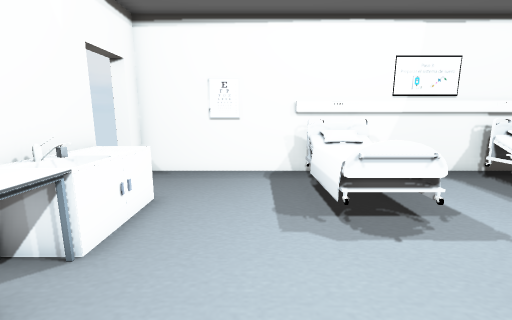
View 1 (above)

13 first-person views from a walk through a scene from a Unity 3-D project. The camera is 1.2 m above the floor, tilts 10° down and sees 90° across. The floor is counted in squares, 0.5 m on a side. Each view is taken from the middle of a square. On the plan, view 1 faces up. The plan holds only what a view shows up to about 17 squares ahead; the rest is blank. The player character is not drawn. Some animated figures are left out. Door leaves are left out, so doorways stand open. Some surface patterns are stand-ins.

View 2
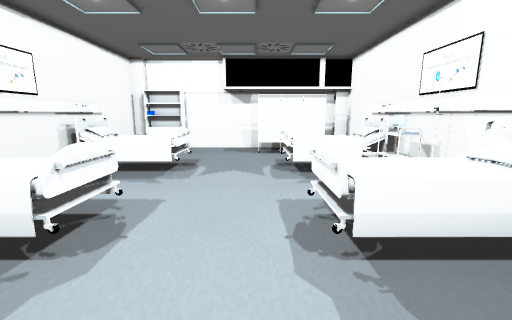

View 3
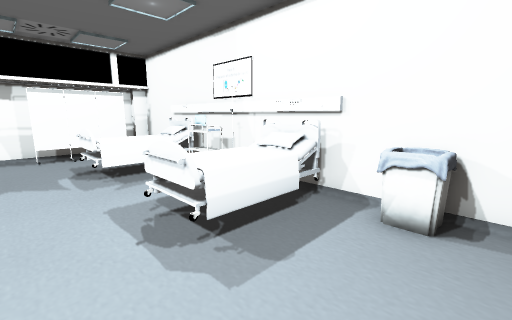

View 4
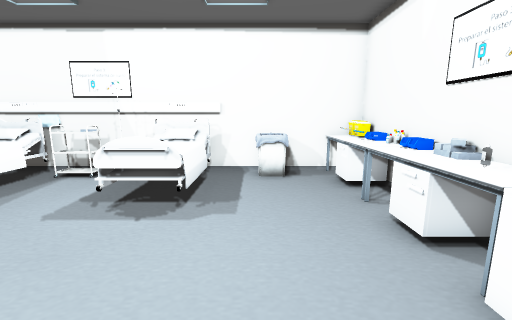

View 5
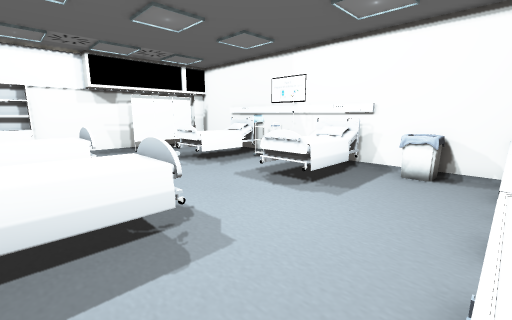

View 6
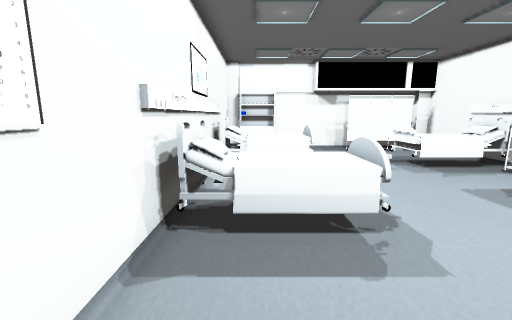

View 7
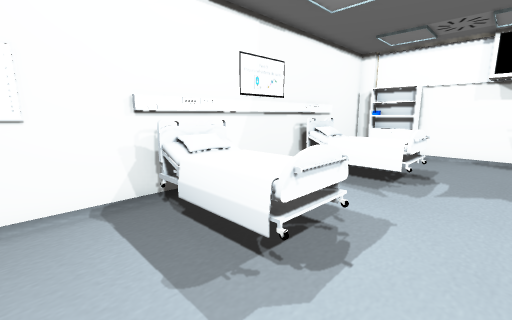

View 8
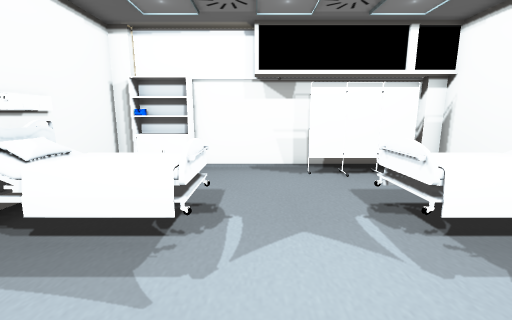

View 9
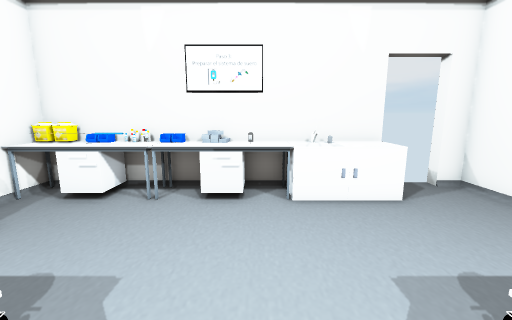

View 10
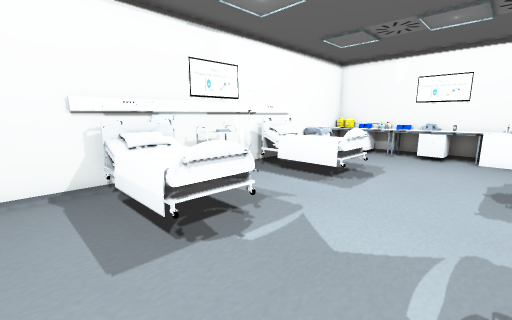

View 11
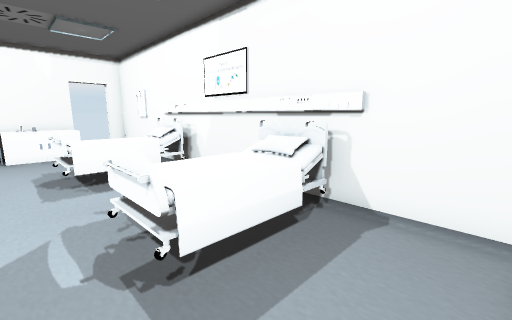

View 12
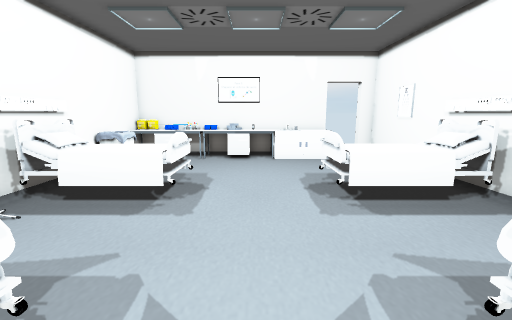

View 13
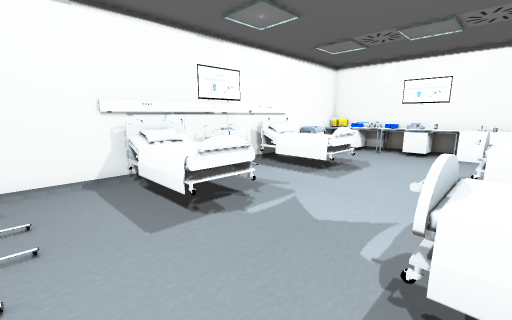

### Floor plan
Points are (right, up) in squares from view 1. A wall is a line through its corners. A room is listed if a view was taken in it or the views show most of it. See-through windows are left out.
Room 1 (views 1, 2, 3, 4, 5, 6, 7, 8, 9, 10, 11, 12, 13)
walls: (4, 9.8) (1.8, 9.8); (11.2, 9.8) (9.8, 9.8); (-1.4, 10) (-4.5, 10) (-4.5, 9.2); (-4.5, 7.3) (-4.5, -4) (15.1, -4) (15.1, -3.2); (14.3, -2.4) (14.3, 1.9); (15.4, 5.9) (15.4, 9.2); (15.5, 6.7) (14.7, 6.7) (14.7, 9.1); (15.1, 9.2) (15.1, 10) (-0.6, 10); (15.4, -3.2) (15.4, -2.8)
low walls: (-0.1, -2.6) (-0.1, -3.8); (-0.2, -2.8) (0.1, -3.5); (-1, -2.5) (-0.1, -2.8); (-3, 4.7) (-3, 6.7); (-0.8, -2.8) (-0.1, -2.8); (-0.9, -2.8) (-0.2, -2.7); (-0.9, -2.8) (-0.4, -2.6); (-1.1, -2.6) (-0.1, -2.8); (-3.4, 4.8) (-4.2, 4.8); (-1.4, -3.1) (-1.1, -2.7) (-0.9, -2.8) (0, -2.6) (-0.1, -3.3) (0, -3.7); (-1.2, -3.4) (-1.2, -2.7); (-1.3, -3.4) (-1.1, -2.7); (-3.1, 6.9) (-3.2, 5.5) (-4, 5.5) (-4, 4.4); (-3, 7.2) (-3, 4.4); (-1, -3.8) (-0.1, -3.8); (-1, -3.8) (-0.2, -3.8); (-1.2, -3.7) (-1, -2.7); (-3.4, 7) (-3.4, 5.5); (-4.5, 0.4) (-4, 0.4) (-4, 0); (-4, 7) (-4, 5.7); (-4.5, 0) (-4, 0)
ways out: open door at (-4.4, 8.2)
objects: other object (-4, -3) to (-3, 0); other object (-4, 1) to (-3, 4); other object (-4, 3); bed (2, -3) to (4, 1); bed (2, 5) to (4, 9); other object (5, -3); other object (6, -3) to (8, -3); bed (9, -3) to (11, 1); bed (9, 5) to (11, 9)

Where each view was taken, in squares from view 1:
view 1: 0 up, 0 right, facing up
view 2: 2 up, 2 left, facing right
view 3: 3 up, 2 left, facing down-right
view 4: 7 up, 0 right, facing down
view 5: 8 up, 3 left, facing down-right
view 6: 8 up, 3 left, facing right
view 7: 3 up, 1 left, facing up-right
view 8: 4 up, 4 right, facing right
view 9: 3 up, 4 right, facing left
view 10: 5 up, 13 right, facing down-left
view 11: 4 up, 14 right, facing up-left
view 12: 3 up, 11 right, facing left
view 13: 6 up, 14 right, facing down-left
